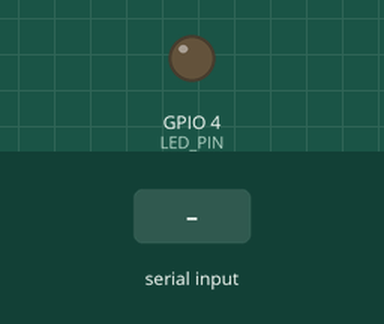
Bench run of a sketch on a simulated ESP32. Shown: output pins drawn as LEDs (lit = HIGH). The test bench sets the inputs (shaded band).

Above: at 1.2 s.
1.3 s: "90 45\n" received over Serial
At 2.0 s:
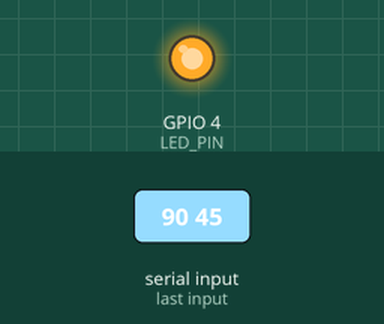
Timing chart, 0 to 10.3 s (numbered marks = the images above; inputs shaded):
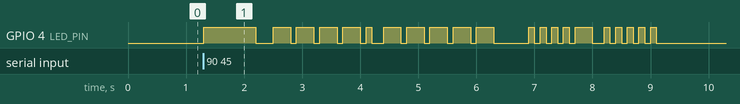

The sketch:

vlc_transmitter.ino
```cpp
// ================================================================
// VLC TRANSMITTER: ESP32 firmware for the Streamlit dashboard
// ================================================================
// Serial protocol (115200 baud, sent by app.py):
//
//   "@<ms>\n"   set the Morse time unit, 20-500 ms. The dashboard sends
//               this before every message, so the speed slider works.
//   "["         alignment mode: hold the LED on
//   "]"         alignment mode off: LED off
//   A-Z 0-9     transmitted as Morse
//   space or /  word gap
//   anything else is ignored
//
// Timing matches the dashboard exactly (in units):
//   dot 1 on | dash 3 on | gap between symbols 1 off
//   gap between letters 2 off | gap between words 6 off
//
// Every message starts with a sync pulse: 9 units on, 3 units off.
// The receiver measures it to learn the speed, so the two ends never
// need to be set to the same time unit by hand. A sync is sent
// whenever the link has been idle for more than 8 units.
//
// There is no trailing gap after the last letter, so the physical
// pulse train has the same length as the dashboard's waveform.
// ================================================================

#include <Arduino.h>

// ---------------- hardware ----------------
const uint8_t  LED_PIN   = 4;        // GPIO4 -> BJT base (through a resistor)
const uint32_t BAUD_RATE = 115200;   // must match the dashboard

// ---------------- timing ----------------
const uint16_t UNIT_MS_DEFAULT = 100;
const uint16_t UNIT_MS_MIN     = 20;
const uint16_t UNIT_MS_MAX     = 500;

const uint8_t SYNC_ON_UNITS   = 9;   // long pulse that opens a message
const uint8_t SYNC_OFF_UNITS  = 3;
const uint8_t SYNC_IDLE_UNITS = 8;   // idle longer than this -> new message

// ---------------- Morse tables ----------------
const char* const LETTERS[26] = {
  ".-",   "-...", "-.-.", "-..",  ".",    "..-.", "--.",  "....", "..",
  ".---", "-.-",  ".-..", "--",   "-.",   "---",  ".--.", "--.-", ".-.",
  "...",  "-",    "..-",  "...-", ".--",  "-..-", "-.--", "--.."
};

const char* const DIGITS[10] = {
  "-----", ".----", "..---", "...--", "....-",
  ".....", "-....", "--...", "---..", "----."
};

// ---------------- state ----------------
uint16_t unitMs          = UNIT_MS_DEFAULT;
bool     calibrating     = false;

bool     haveLastLetter  = false;  // a letter has been sent before
bool     wordBreakNext   = false;  // a space arrived after the last letter
uint32_t lastLetterEndMs = 0;      // when the last letter finished

bool     readingUnit     = false;  // inside an "@<ms>" command
uint32_t unitAccum       = 0;

// ---------------- prototypes ----------------
void handleByte(char c);
void beginLetter();
void sendSync();
void sendCode(const char* code);

// ================================================================

void setup() {
  pinMode(LED_PIN, OUTPUT);
  digitalWrite(LED_PIN, LOW);      // start dark

  // Messages are sent in one burst but played slowly, so the receive
  // buffer must hold a whole message (the default is only 256 bytes).
  Serial.setRxBufferSize(2048);
  Serial.begin(BAUD_RATE);
}

void loop() {
  while (Serial.available() > 0) {
    handleByte((char)Serial.read());
  }
}

// ================================================================

void handleByte(char c) {
  // ---- "@<ms>\n": speed command ----
  if (readingUnit) {
    if (c >= '0' && c <= '9') {
      if (unitAccum < 10000) unitAccum = unitAccum * 10 + (c - '0');
      return;
    }
    readingUnit = false;
    if (unitAccum >= UNIT_MS_MIN && unitAccum <= UNIT_MS_MAX) {
      unitMs = (uint16_t)unitAccum;
    }
    if (c == '\n' || c == '\r') return;   // terminator, nothing more to do
    // otherwise fall through and treat c as a normal character
  }

  if (c == '@') {
    readingUnit = true;
    unitAccum = 0;
    return;
  }

  c = (char)toupper((unsigned char)c);

  // ---- alignment mode ----
  if (c == '[') {
    calibrating = true;
    digitalWrite(LED_PIN, HIGH);
    return;
  }
  if (c == ']') {
    calibrating = false;
    digitalWrite(LED_PIN, LOW);
    return;
  }
  if (calibrating) return;   // keep the LED on; ignore message data

  // ---- message data ----
  const char* code = nullptr;
  if (c >= 'A' && c <= 'Z')      code = LETTERS[c - 'A'];
  else if (c >= '0' && c <= '9') code = DIGITS[c - '0'];

  if (code != nullptr) {
    beginLetter();
    sendCode(code);
    haveLastLetter  = true;
    wordBreakNext   = false;
    lastLetterEndMs = millis();
  } else if (c == ' ' || c == '/') {
    if (haveLastLetter) wordBreakNext = true;
  }
  // everything else (newlines, punctuation) is ignored
}

// Called before every letter. Opens a new message with a sync pulse
// after a long idle; otherwise waits out the gap since the previous
// letter: 2 units, or 6 after a space. The gap is measured from when
// that letter ended, so data that arrives late never gets extra delay.
void beginLetter() {
  uint32_t idle = millis() - lastLetterEndMs;
  bool freshMessage =
      !haveLastLetter || idle > (uint32_t)unitMs * SYNC_IDLE_UNITS;

  if (freshMessage) {
    sendSync();
    return;
  }

  uint32_t gap = (uint32_t)unitMs * (wordBreakNext ? 6 : 2);
  if (idle < gap) delay(gap - idle);
}

// Sync: 9 units on, 3 units off. The receiver recovers the time unit
// from (on + off) / 12, which cancels any edge-detection offset.
void sendSync() {
  digitalWrite(LED_PIN, HIGH);
  delay((uint32_t)unitMs * SYNC_ON_UNITS);
  digitalWrite(LED_PIN, LOW);
  delay((uint32_t)unitMs * SYNC_OFF_UNITS);
}

// Flash one letter: dot = 1 unit on, dash = 3 units on,
// 1 unit off between symbols (none after the last one).
void sendCode(const char* code) {
  for (size_t i = 0; code[i] != '\0'; i++) {
    digitalWrite(LED_PIN, HIGH);
    delay(code[i] == '.' ? unitMs : (uint32_t)unitMs * 3);
    digitalWrite(LED_PIN, LOW);

    if (code[i + 1] != '\0') delay(unitMs);
  }
}
```

Measured:
- after the input at 1.3 s, GPIO 4 (LED_PIN): LOW → HIGH at once, → LOW 0.90 s later, → HIGH 0.30 s later, → LOW 0.30 s later, … (42 changes in this stretch)
